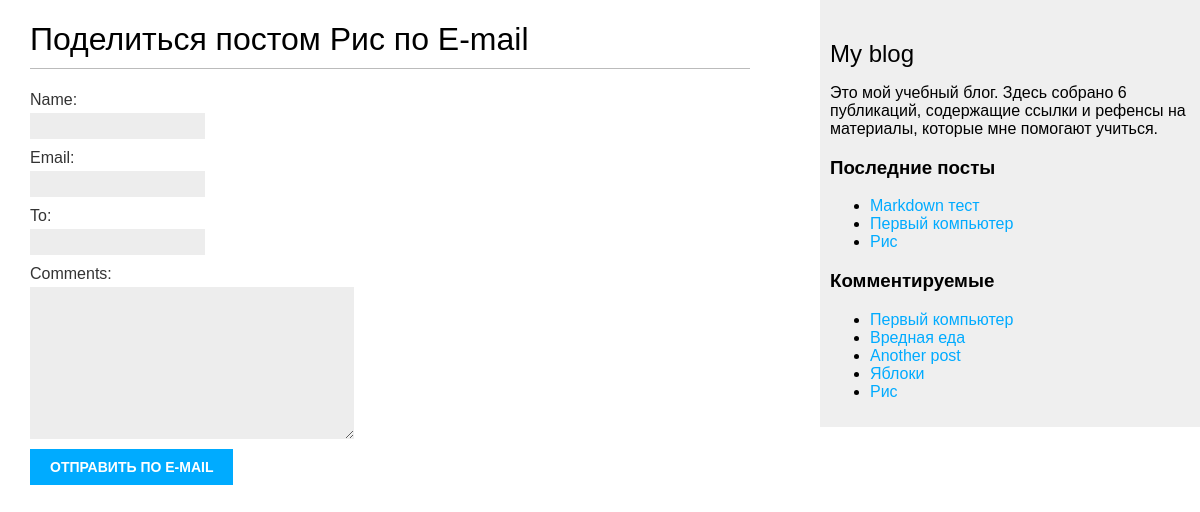
/blog/4/share/, run on the app's committed database.
### blog/models.py (models this page shows, shortened)
class Post(models.Model):
    class Status(models.TextChoices):
        DRAFT = 'DF', 'Draft'
        PUBLISHED = 'PB', 'Published'
    title = models.CharField(max_length=250)
    slug = models.SlugField(max_length=250,
                            unique_for_date='publish')
    body = models.TextField()
    publish = models.DateTimeField(default=timezone.now)
    created = models.DateTimeField(auto_now_add=True)
    updated = models.DateTimeField(auto_now=True)
    status = models.CharField(max_length=2,
                            choices=Status.choices,
                            default=Status.DRAFT)
    author = models.ForeignKey(User,
                            on_delete=models.CASCADE,
                            related_name='blog_posts')
    tags = TaggableManager()
    objects = models.Manager()
    published = PublishedManager()
    class Meta:
        ordering = [
            '-publish'
        ]
        indexes = [
            models.Index(fields=['-publish'])
        ]
    def get_absolute_url(self):
        return reverse('blog:post_detail',
                    args=[self.publish.year,
                        self.publish.month,
                        self.publish.day,
                        self.slug])

### blog/views.py (the view)
# urls.py: path('<int:post_id>/share/', views.post_share, name='post_share'),
def post_share(request, post_id):
    post = get_object_or_404(Post,
                            id=post_id,
                            status=Post.Status.PUBLISHED)
    sent = False
    if request.method == 'POST':
        form = EmailPostForm(request.POST)
        if form.is_valid():
            cd = form.cleaned_data
            post_url = request.build_absolute_uri(post.get_absolute_url())
            subject = f"{cd['name']} рекомендовал вам пост {post.title}"
            message = f"Прочтите пост {post.title} по ссылке {post_url}\n\n"
            send_mail(subject, message, 'django.test@internet.ru', [cd['to']])
            sent = True
    else:
        form = EmailPostForm()
    return render(request,
                'blog/post/share.html',
                {'post': post, 'form': form, 'sent': sent})

### blog/forms.py
class EmailPostForm(forms.Form):
    name = forms.CharField(max_length=25)
    email = forms.EmailField()
    to = forms.EmailField()
    comments = forms.CharField(required=False,
                            widget=forms.Textarea)

### blog/models.py (called while the page is built)
    def get_queryset(self) -> models.QuerySet:
        return super().get_queryset().filter(status=Post.Status.PUBLISHED)

### blog/templatetags/custom_tags.py (called while the page is built)
@register.simple_tag
def total_posts():
    return Post.published.count()

@register.inclusion_tag('blog/post/latest_post.html')
def show_latest_posts(count=5):
    latest_posts = Post.published.order_by('-publish')[:count]
    return {'latest_posts': latest_posts}

@register.simple_tag
def get_most_commented_posts(count=5):
    return Post.published.annotate(
        total_comments=Count('comments')
    ).order_by('-total_comments')[:count]

### blog/templates/blog/post/share.html (shortened to what this page needs)
{% extends 'blog/base.html' %}
{% block content %}
    {% if sent %}
        <h1> E-mail успешной отправлен</h1>
        <p>
            "{{ post.title }}" пост успешной отправлен {{form.cleaned_data.to}}
        </p>
    {% else %}
    <h1> Поделиться постом {{ post.title }} по E-mail </h1>
    <form method="POST">
        {{ form.as_p}}
        <input type="submit" value="Отправить по E-mail">
    </form>
    {% endif %}
{% endblock content %}

### blog/templates/blog/base.html (shortened to what this page needs)
{% load static %}
{% load custom_tags %}
<!DOCTYPE html>
<html>
<head>
    <link href="{% static 'css/blog.css' %}" rel="stylesheet">
</head>
    <body>
        <div id="content">
            {% block content %}
            {% endblock %}
        </div>
    <div id="sidebar">
        <h2>My blog</h2>
        <p>Это мой учебный блог. Здесь собрано {% total_posts %} публикаций, содержащие ссылки и рефенсы на материалы, которые мне помогают учиться.
        </p>
        <h3>Последние посты</h3>
        {% show_latest_posts 3 %}
        <h3>Комментируемые</h3>
        {% get_most_commented_posts as most_commented_posts %}
        <ul>
            {% for post in most_commented_posts %}
                <li>
                    <a href="{{ post.get_absolute_url }}"> {{ post.title }}</a>
                </li>
            {% endfor %}
        </ul>
    </div>
</body>
</html>

### blog/templates/blog/post/latest_post.html
<ul>
    {% for post in latest_posts %}
        <li>
            <a href="{{ post.get_absolute_url }}"> {{ post.title }}</a>
        </li>
    {% endfor %}
</ul>

### blog/static/css/blog.css (style rules this page uses)
body { margin:0; padding:0; font-family:helvetica, sans-serif; }
a { color:#00abff; text-decoration:none; }
h1 { font-weight:normal; border-bottom:1px solid #bbb; padding:0 0 10px 0; }
h2 { font-weight:normal; margin:30px 0 0; }
#content { float:left; width:60%; padding:0 0 0 30px; }
#sidebar { float:right; width:30%; padding:10px; background:#efefef; height:100%; }
label { float:left; clear:both; color:#333; margin-bottom:4px; }
input, textarea { clear:both; float:left; margin:0 0 10px; background:#ededed; border:0; padding:6px 10px; font-size:12px; }
input[type=submit] { font-weight:bold; background:#00abff; color:#fff; padding:10px 20px; font-size:14px; text-transform:uppercase; }

### data on the page
Post: title "Рис"
Post: title "Markdown тест"
Post: title "Первый компьютер"
Post: title "Вредная еда"
Post: title "Another post"
Post: title "Яблоки"
